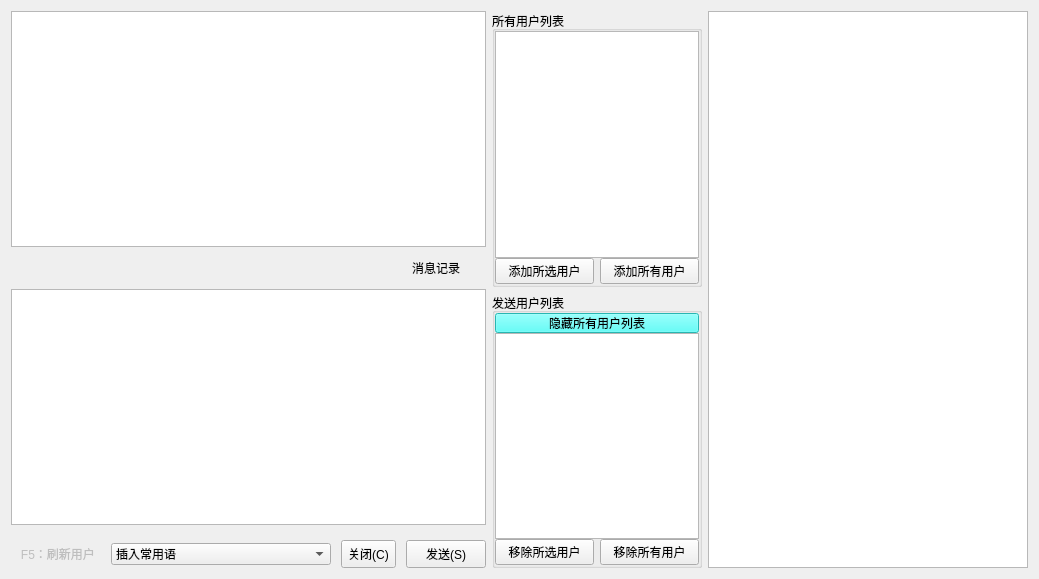
<?xml version="1.0" encoding="UTF-8"?>
<ui version="4.0">
 <class>CSendMessageTable</class>
 <widget class="QWidget" name="CSendMessageTable">
  <property name="geometry">
   <rect>
    <x>0</x>
    <y>0</y>
    <width>1039</width>
    <height>579</height>
   </rect>
  </property>
  <property name="windowTitle">
   <string>即时消息</string>
  </property>
  <layout class="QGridLayout" name="gridLayout">
   <item row="0" column="0" rowspan="2">
    <layout class="QVBoxLayout" name="verticalLayout">
     <item>
      <widget class="QTextEdit" name="editMsgShow">
       <property name="sizePolicy">
        <sizepolicy hsizetype="Preferred" vsizetype="Expanding">
         <horstretch>0</horstretch>
         <verstretch>0</verstretch>
        </sizepolicy>
       </property>
       <property name="minimumSize">
        <size>
         <width>404</width>
         <height>228</height>
        </size>
       </property>
       <property name="styleSheet">
        <string notr="true">font: 10pt &quot;宋体&quot;;</string>
       </property>
      </widget>
     </item>
     <item>
      <layout class="QHBoxLayout" name="horizontalLayout_4">
       <property name="spacing">
        <number>15</number>
       </property>
       <item>
        <widget class="QToolButton" name="buttonFont">
         <property name="toolTip">
          <string>字体选择</string>
         </property>
         <property name="styleSheet">
          <string notr="true"/>
         </property>
         <property name="text">
          <string/>
         </property>
         <property name="icon">
          <iconset resource="../SimuTutor.qrc">
           <normaloff>:/pic/images/字体.PNG</normaloff>:/pic/images/字体.PNG</iconset>
         </property>
         <property name="iconSize">
          <size>
           <width>20</width>
           <height>20</height>
          </size>
         </property>
         <property name="autoRaise">
          <bool>true</bool>
         </property>
        </widget>
       </item>
       <item>
        <widget class="QToolButton" name="buttonColor">
         <property name="toolTip">
          <string>颜色选择</string>
         </property>
         <property name="text">
          <string/>
         </property>
         <property name="icon">
          <iconset resource="../SimuTutor.qrc">
           <normaloff>:/pic/images/颜色.PNG</normaloff>:/pic/images/颜色.PNG</iconset>
         </property>
         <property name="iconSize">
          <size>
           <width>20</width>
           <height>20</height>
          </size>
         </property>
         <property name="autoRaise">
          <bool>true</bool>
         </property>
        </widget>
       </item>
       <item>
        <widget class="QToolButton" name="buttonImage">
         <property name="text">
          <string/>
         </property>
         <property name="icon">
          <iconset resource="../SimuTutor.qrc">
           <normaloff>:/pic/images/图片.PNG</normaloff>:/pic/images/图片.PNG</iconset>
         </property>
         <property name="iconSize">
          <size>
           <width>20</width>
           <height>20</height>
          </size>
         </property>
         <property name="checkable">
          <bool>true</bool>
         </property>
         <property name="autoRaise">
          <bool>true</bool>
         </property>
        </widget>
       </item>
       <item>
        <widget class="QToolButton" name="buttonShake">
         <property name="toolTip">
          <string>发送窗口抖动</string>
         </property>
         <property name="text">
          <string/>
         </property>
         <property name="icon">
          <iconset resource="../SimuTutor.qrc">
           <normaloff>:/pic/images/晃动.PNG</normaloff>:/pic/images/晃动.PNG</iconset>
         </property>
         <property name="iconSize">
          <size>
           <width>20</width>
           <height>20</height>
          </size>
         </property>
         <property name="autoRaise">
          <bool>true</bool>
         </property>
        </widget>
       </item>
       <item>
        <spacer name="horizontalSpacer_3">
         <property name="orientation">
          <enum>Qt::Horizontal</enum>
         </property>
         <property name="sizeHint" stdset="0">
          <size>
           <width>40</width>
           <height>20</height>
          </size>
         </property>
        </spacer>
       </item>
       <item>
        <widget class="QToolButton" name="buttonMsgRec">
         <property name="enabled">
          <bool>true</bool>
         </property>
         <property name="minimumSize">
          <size>
           <width>100</width>
           <height>30</height>
          </size>
         </property>
         <property name="styleSheet">
          <string>font: 11pt &quot;宋体&quot;;</string>
         </property>
         <property name="text">
          <string>消息记录</string>
         </property>
         <property name="checkable">
          <bool>true</bool>
         </property>
         <property name="autoRaise">
          <bool>true</bool>
         </property>
        </widget>
       </item>
      </layout>
     </item>
     <item>
      <widget class="QTextEdit" name="editMsgSend">
       <property name="sizePolicy">
        <sizepolicy hsizetype="Preferred" vsizetype="Expanding">
         <horstretch>0</horstretch>
         <verstretch>0</verstretch>
        </sizepolicy>
       </property>
       <property name="minimumSize">
        <size>
         <width>404</width>
         <height>0</height>
        </size>
       </property>
       <property name="styleSheet">
        <string notr="true">font: 10pt &quot;宋体&quot;;</string>
       </property>
       <property name="frameShadow">
        <enum>QFrame::Sunken</enum>
       </property>
      </widget>
     </item>
     <item>
      <layout class="QHBoxLayout" name="horizontalLayout_2" stretch="0,0,0,0">
       <property name="spacing">
        <number>10</number>
       </property>
       <property name="topMargin">
        <number>9</number>
       </property>
       <property name="rightMargin">
        <number>0</number>
       </property>
       <item>
        <widget class="QLabel" name="label">
         <property name="enabled">
          <bool>false</bool>
         </property>
         <property name="maximumSize">
          <size>
           <width>90</width>
           <height>16777215</height>
          </size>
         </property>
         <property name="text">
          <string>   F5：刷新用户</string>
         </property>
        </widget>
       </item>
       <item>
        <widget class="QComboBox" name="comboBox">
         <property name="minimumSize">
          <size>
           <width>180</width>
           <height>0</height>
          </size>
         </property>
         <item>
          <property name="text">
           <string>插入常用语</string>
          </property>
         </item>
         <item>
          <property name="text">
           <string>学员收到口令请回复</string>
          </property>
         </item>
         <item>
          <property name="text">
           <string/>
          </property>
         </item>
        </widget>
       </item>
       <item>
        <widget class="QToolButton" name="buttonExit">
         <property name="minimumSize">
          <size>
           <width>0</width>
           <height>28</height>
          </size>
         </property>
         <property name="maximumSize">
          <size>
           <width>16777215</width>
           <height>16777215</height>
          </size>
         </property>
         <property name="baseSize">
          <size>
           <width>0</width>
           <height>0</height>
          </size>
         </property>
         <property name="styleSheet">
          <string notr="true">font: 11pt &quot;宋体&quot;;</string>
         </property>
         <property name="text">
          <string>关闭(C)</string>
         </property>
        </widget>
       </item>
       <item>
        <widget class="QToolButton" name="buttonSend">
         <property name="minimumSize">
          <size>
           <width>0</width>
           <height>28</height>
          </size>
         </property>
         <property name="maximumSize">
          <size>
           <width>80</width>
           <height>16777215</height>
          </size>
         </property>
         <property name="styleSheet">
          <string notr="true">font: 11pt &quot;宋体&quot;;</string>
         </property>
         <property name="text">
          <string>发送(S)</string>
         </property>
        </widget>
       </item>
      </layout>
     </item>
    </layout>
   </item>
   <item row="0" column="1">
    <widget class="QGroupBox" name="groupAllUser">
     <property name="minimumSize">
      <size>
       <width>210</width>
       <height>0</height>
      </size>
     </property>
     <property name="maximumSize">
      <size>
       <width>170</width>
       <height>16777215</height>
      </size>
     </property>
     <property name="styleSheet">
      <string notr="true"/>
     </property>
     <property name="title">
      <string>所有用户列表</string>
     </property>
     <layout class="QGridLayout" name="gridLayout_5">
      <property name="verticalSpacing">
       <number>0</number>
      </property>
      <property name="margin">
       <number>0</number>
      </property>
      <item row="1" column="0">
       <widget class="QPushButton" name="buttonAddUser">
        <property name="text">
         <string>添加所选用户</string>
        </property>
       </widget>
      </item>
      <item row="1" column="1">
       <widget class="QPushButton" name="buttonAddUserAll">
        <property name="text">
         <string>添加所有用户</string>
        </property>
       </widget>
      </item>
      <item row="0" column="0" colspan="2">
       <widget class="QListView" name="listAllUser">
        <property name="sizePolicy">
         <sizepolicy hsizetype="Expanding" vsizetype="Expanding">
          <horstretch>0</horstretch>
          <verstretch>0</verstretch>
         </sizepolicy>
        </property>
        <property name="toolTip">
         <string>请双击选择并添加到对话用户列表</string>
        </property>
       </widget>
      </item>
     </layout>
    </widget>
   </item>
   <item row="0" column="2" rowspan="2">
    <widget class="QTextEdit" name="editMsgRec">
     <property name="sizePolicy">
      <sizepolicy hsizetype="Fixed" vsizetype="Expanding">
       <horstretch>0</horstretch>
       <verstretch>0</verstretch>
      </sizepolicy>
     </property>
     <property name="minimumSize">
      <size>
       <width>320</width>
       <height>0</height>
      </size>
     </property>
     <property name="maximumSize">
      <size>
       <width>350</width>
       <height>16777215</height>
      </size>
     </property>
    </widget>
   </item>
   <item row="1" column="1">
    <widget class="QGroupBox" name="groupSendUser">
     <property name="minimumSize">
      <size>
       <width>210</width>
       <height>0</height>
      </size>
     </property>
     <property name="maximumSize">
      <size>
       <width>170</width>
       <height>16777215</height>
      </size>
     </property>
     <property name="title">
      <string>发送用户列表</string>
     </property>
     <layout class="QGridLayout" name="gridLayout_3">
      <property name="verticalSpacing">
       <number>0</number>
      </property>
      <property name="margin">
       <number>0</number>
      </property>
      <item row="1" column="0" colspan="2">
       <widget class="QListView" name="listSendUser"/>
      </item>
      <item row="2" column="0">
       <widget class="QPushButton" name="buttonDelUser">
        <property name="text">
         <string>移除所选用户</string>
        </property>
       </widget>
      </item>
      <item row="2" column="1">
       <widget class="QPushButton" name="buttonDelUserAll">
        <property name="text">
         <string>移除所有用户</string>
        </property>
       </widget>
      </item>
      <item row="0" column="0" colspan="2">
       <widget class="QPushButton" name="buttonHideAllUser">
        <property name="maximumSize">
         <size>
          <width>16777215</width>
          <height>20</height>
         </size>
        </property>
        <property name="styleSheet">
         <string notr="true">font: 8pt &quot;宋体&quot;;
background-color: rgb(56, 255, 249);</string>
        </property>
        <property name="text">
         <string>隐藏所有用户列表</string>
        </property>
       </widget>
      </item>
     </layout>
    </widget>
   </item>
  </layout>
 </widget>
 <resources>
  <include location="../SimuTutor.qrc"/>
 </resources>
 <connections/>
</ui>
